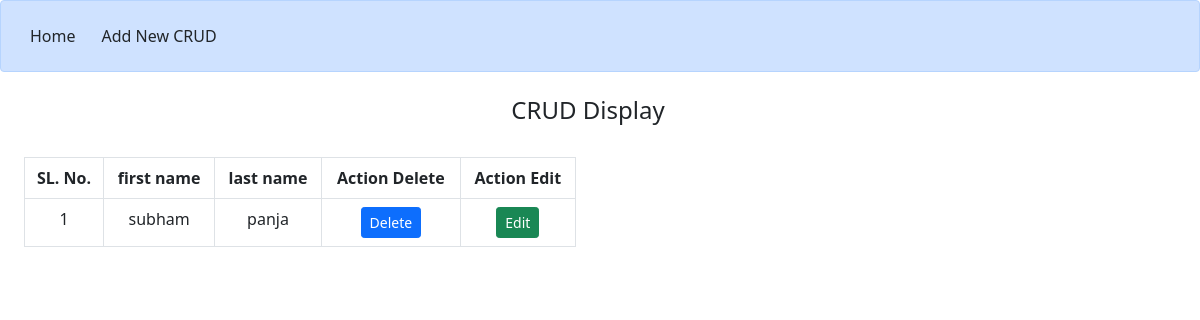
The app's page /display, older data.
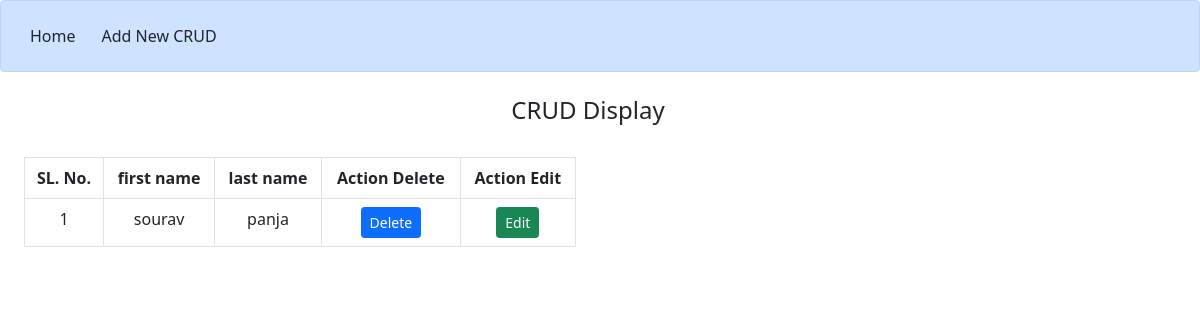
The same page, newer data.
### app/models.py (models this page shows, shortened)
class student(models.Model):
    first_name = models.CharField(max_length=30)
    last_name = models.CharField(max_length=30)

### app/views.py (the view)
# urls.py: path('display', views.display, name='display'),
def display(request):
    dis = student.objects.all()
    return render(request, "display.html", {'dis': dis})

### templates/display.html (shortened to what this page needs)
{% include 'base.html' %}
{% block content %}
<div class="alert alert-primary d-flex" role="alert">
    <a href="/" class='btn'>Home</a>
    <a href="/crud" class='btn'>Add New CRUD</a>
</div>
<div class='row container-fluid d-flex text-center mb-4'>
    <h4 class='mt-2'>CRUD Display</h4>
</div>
<div class="row container-fluid">
    <div class="col-6">
        <table class="table table-hover table-bordered">
            <thead>
                <tr class="text-center">
                    <th>SL. No.</th>
                    <th>first name</th>
                    <th>last name</th>
                    <th>Action Delete</th>
                    <th>Action Edit</th>
                </tr>
            </thead>
            <tbody>
                {% for disp in dis %}
                <tr class="text-center">
                    <td>{{forloop.counter}}</td>
                    <td>{{disp.first_name}}</td>
                    <td>{{disp.last_name}}</td>
                    <td>
                        <form class="text-center" action="{% url 'delete' disp.id %}" method="POST">
                            <button type="button" class="btn btn-primary btn-sm" data-bs-toggle="modal"
                                data-bs-target="#exampleModal">
                                Delete
                            </button>
                        </form>
                    </td>
                    <td>
                        <form action="" method="POST">
                            <button type="submit" class='btn btn-success btn-sm'>Edit</button>
                        </form>
                    </td>
                </tr>
                {% endfor %}
            </tbody>
        </table>
    </div>
</div>
{% endblock content %}

Row changes from the older to the newer data that the page shows:
removed student: first_name "subham", last_name "panja"
added student: first_name "sourav", last_name "panja"
